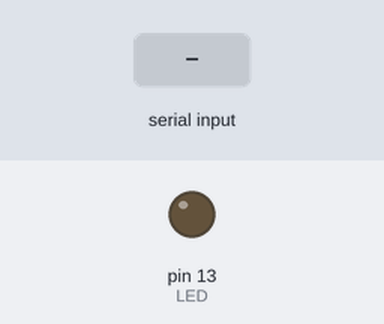
A sketch run on a simulated Arduino Uno, built with avr-gcc and run on an emulated ATmega328P. On the bench: output pins drawn as LEDs (lit = HIGH). The inputs (shaded band) are chosen by the test bench.

Above: at 1.2 s.
1.3 s: "h" received over Serial
At 1.9 s:
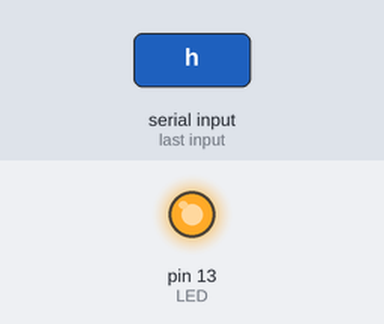
2.8 s: "l" received over Serial
At 3.1 s:
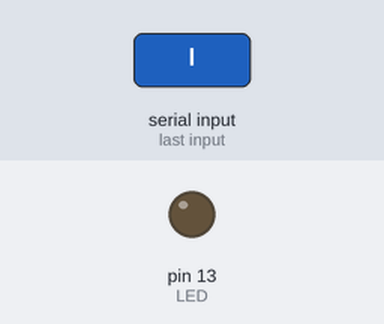
Timing chart, 0 to 5.8 s (numbered marks = the images above; inputs shaded):
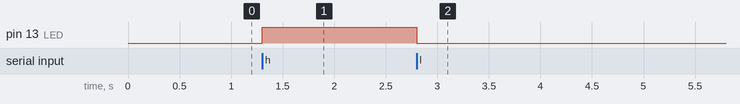

Measured:
- after the input at 1.3 s, pin 13 (LED): LOW → HIGH at once
- after the input at 2.8 s, pin 13 (LED): HIGH → LOW at once

The sketch:

ex5-1.ino
```cpp
// 예제 5-1 시리얼 데이터 정보 수신 예제

#define LED 13

void setup() {
  pinMode(LED, OUTPUT);
  Serial.begin(9600);
}

void loop() {
  if (Serial.available()) {
    char c = Serial.read();
    if (c == 'h') {
      digitalWrite(LED, HIGH);
    }
    if (c == 'l') {
      digitalWrite(LED, LOW);
    }
  }
}
```
